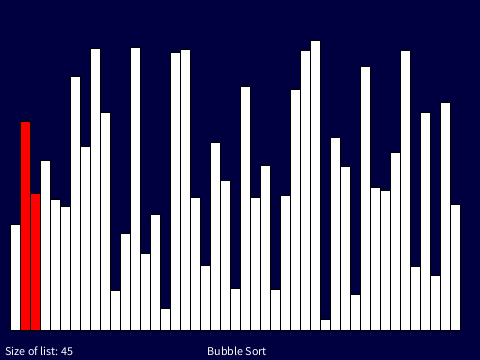
Frame 1 (no input)
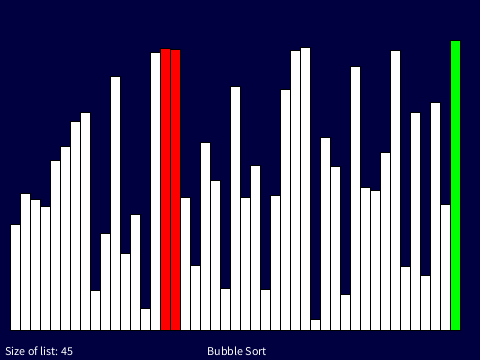
Frame 60 (the mouse pressed at the canvas centre just before this capture)
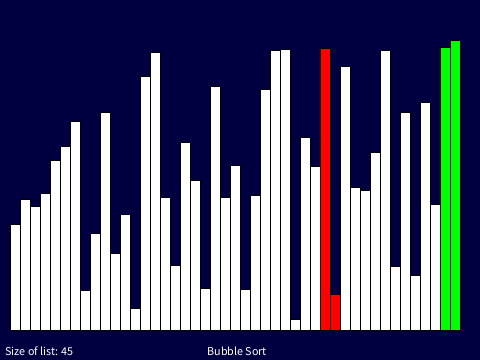
Frame 120 (the mouse held since frame 60 and released just before this capture)

The Processing sketch that drew these frames (run headless with seeded random() and noise(); from frame 60 on, the mouse is pressed at the canvas centre):

// Processing sketch: Sort_Everything_Compat
// ── Sort_Everything_Compat.pde
/**
 * A display of multiple sort algorithms that sort out an unsorted list.
 *
 * Controls:
 * Q - Toggle between line / bar mode.
 * 1 - Sets the algorithm to Bubble Sort.
 * 2 - Sets the algorithm to Selection Sort.
 * 3 - Sets the algorithm to Merge Sort.
 * ~ (Tilde) - Toggles the FPS counter.
 */

/**
* Sort_Everything_Compat.pde
*
* Displays various Sort methods using either bars or lines.
*/
public static final int SCREEN_WIDTH = 480;
public static final int SCREEN_HEIGHT = 360;
public static final int MAX_NUMBER = SCREEN_HEIGHT - 60;
public static final int LIST_SIZE_BAR = (SCREEN_WIDTH - 30) / SortBar.BLOCK_WIDTH;
public static final int LIST_SIZE_LINE = SCREEN_WIDTH - 30;

private FramesCounter framesCounter;

private SortMethod<SortBar> sortTypeBar;
private SortMethod<SortLine> sortTypeLine;

private ArrayList<SortBar> unsortedBarList;
private ArrayList<SortLine> unsortedLineList;

public static boolean lineMode = false;

public void setup()
{
    size(480, 360);
    frameRate(60);

    textSize(12);

    framesCounter = new FramesCounter();

    unsortedBarList = new ArrayList<SortBar>(LIST_SIZE_BAR);
    unsortedLineList = new ArrayList<SortLine>(LIST_SIZE_LINE);

    // Initiate all lists.
    for (int i = 0; i < LIST_SIZE_LINE; ++i)
    {
        unsortedLineList.add(new SortLine((int)(random(MAX_NUMBER) + 1)));
    }

    for (int i = 0; i < LIST_SIZE_BAR; ++i)
    {
        unsortedBarList.add(new SortBar((int)(random(MAX_NUMBER) + 1)));
    }

    sortTypeBar = new BubbleSort<SortBar>(unsortedBarList);
    sortTypeLine = new BubbleSort<SortLine>(unsortedLineList);
}

public void draw()
{
    background(0, 0, 64);

    framesCounter.show();

    fill(255);

    if (lineMode)
    {
        text("Size of list: " + LIST_SIZE_LINE, 5, height - 5);
        sortTypeLine.oneSort();
        sortTypeLine.show();
    }
    else
    {
        text("Size of list: " + LIST_SIZE_BAR, 5, height - 5);
        sortTypeBar.oneSort();
        sortTypeBar.show();
    }
}

public void keyReleased()
{
    switch (key)
    {
    case 'q':
        lineMode = !lineMode;

        if (lineMode)
        {
            sortTypeLine.reset();
        }
        else
        {
            sortTypeBar.reset();
        }

        reinitiateList();
        break;

    case '1':
        reinitiateList();
        sortTypeBar = new BubbleSort<SortBar>(unsortedBarList);
        sortTypeLine = new BubbleSort<SortLine>(unsortedLineList);
        break;

    case '2':
        reinitiateList();
        sortTypeBar = new SelectionSort<SortBar>(unsortedBarList);
        sortTypeLine = new SelectionSort<SortLine>(unsortedLineList);
        break;

    case '3':
        reinitiateList();
        sortTypeBar = new MergeSort<SortBar>(unsortedBarList);
        sortTypeLine = new MergeSort<SortLine>(unsortedLineList);
        break;

    default:
        break;
    }

    framesCounter.update();
}

public void initiateSort()
{
    if (lineMode)
    {
        sortTypeLine.reset();
    }
    else
    {
        sortTypeBar.reset();
    }
}

public void reinitiateList()
{
    if (lineMode)
    {
        for (int i = 0; i < LIST_SIZE_LINE; ++i)
        {
            unsortedLineList.set(i, new SortLine((int)(random(MAX_NUMBER) + 1)));
        }

        if (sortTypeLine instanceof BubbleSort)
        {
            sortTypeLine = new BubbleSort<SortLine>(unsortedLineList);
        }
        else if (sortTypeLine instanceof SelectionSort)
        {
            sortTypeLine = new SelectionSort<SortLine>(unsortedLineList);
        }
        else if (sortTypeLine instanceof MergeSort)
        {
            sortTypeLine = new MergeSort<SortLine>(unsortedLineList);
        }
    }
    else
    {
        for (int i = 0; i < LIST_SIZE_BAR; ++i)
        {
            unsortedBarList.set(i, new SortBar((int)(random(MAX_NUMBER) + 1)));
        }

        if (sortTypeBar instanceof BubbleSort)
        {
            sortTypeBar = new BubbleSort<SortBar>(unsortedBarList);
        }
        else if (sortTypeBar instanceof SelectionSort)
        {
            sortTypeBar = new SelectionSort<SortBar>(unsortedBarList);
        }
        else if (sortTypeBar instanceof MergeSort)
        {
            sortTypeBar = new MergeSort<SortBar>(unsortedBarList);
        }
    }
}


/**
* BubbleSort.pde
*
* Performs a visual representation of how Bubble Sort works.
*/
public class BubbleSort<E extends Sortable<E>> extends SortMethod<E>
{
    private int scan, progress;
    private E sortable;

    public BubbleSort(ArrayList<E> unsortedList)
    {
        super(unsortedList);
    }

    public void show()
    {
        super.show();

        if (progress > -1)
        {
            if (lineMode)
            {
                showAllLines();
            }
            else
            {
                showAllBars();
            }
        }
        else
        {
            showCheckSort();
        }
    }

    public void oneSort()
    {
        if (progress > -1)
        {
            if (scan < progress)
            {
                if (sortable.compareTo(getCurrentList().get(scan)) < 0)
                {
                    sortable = getCurrentList().get(scan);
                }
                else
                {
                    E temp = getCurrentList().get(scan);
                    getCurrentList().set(scan, sortable);
                    getCurrentList().set(scan - 1, temp);
                }

                ++scan;
            }
            else
            {
                scan = 1;
                sortable = getCurrentList().get(0);
                --progress;
            }
        }
        else
        {
            if (!isCompleted())
            {
                setCompleted(true);
                takeTime();
            }
            checkSort();
        }
    }

    public void reset()
    {
        super.reset();

        progress = getCurrentList().size();

        if (progress > 0)
        {
            sortable = getCurrentList().get(0);
            scan = 1;
        }
    }

    private void showAllLines()
    {
        noFill();

        // Show regular lines
        //
        stroke(255);

        for (int i = progress - 1; i >= 0; --i)
        {
            getCurrentList().get(i).show(15 + i);
        }

        // Show lines on the sorted side
        //
        stroke(0, 255, 0);

        for (int i = getCurrentList().size() - 1; i >= progress; --i)
        {
            getCurrentList().get(i).show(15 + i);
        }

        // Show flag
        //
        stroke(255, 0, 0);
        getCurrentList().get(scan - 1).show(15 + (scan - 1));

        // Show current Search
        //
        if (scan < getCurrentList().size())
        {
            stroke(255, 255, 0);
            getCurrentList().get(scan).show(15 + scan);
        }
    }

    private void showAllBars()
    {
        stroke(0);

        // Show regular bars
        //
        fill(255);

        for (int i = 0; i < progress; i++)
        {
            getCurrentList().get(i).show(15 + (i * SortBar.BLOCK_WIDTH));
        }

        // Show bars on the sorted side
        //
        fill(0, 255, 0);

        for (int i = getCurrentList().size() - 1; i >= progress; --i)
        {
            getCurrentList().get(i).show(15 + (i * SortBar.BLOCK_WIDTH));
        }

        // Show flag
        //
        fill(255, 0, 0);
        getCurrentList().get(scan - 1).show(
                15 + ((scan - 1) * SortBar.BLOCK_WIDTH));

        // Show current search
        //
        if (scan < getCurrentList().size())
        {
            fill(255, 0, 0);
            getCurrentList().get(scan).show(
                    15 + (scan * SortBar.BLOCK_WIDTH));
        }
    }

    public String getSortName()
    {
        return "Bubble Sort";
    }

    //
    // Getters / Setters
    //

    public int getScan()
    {
        return this.scan;
    }
}


/**
* FramesCounter.pde
*
* Displays the current frames and updates every second.
*/
public class FramesCounter
{
    public static final int F3_VALUE = 114;
    public static final int TILDE_VALUE = 192;

    private int currentFrames, fpsTimer;
    private boolean enabled;

    public FramesCounter()
    {
    }

    public FramesCounter(boolean enabled)
    {
        this.enabled = enabled;
    }

    public void update()
    {
        if (keyCode == TILDE_VALUE)
        {
            setEnabled(!isEnabled());
            setFpsTimer(0);
        }
    }

    public void show()
    {
        if (isEnabled())
        {
            if (getFpsTimer() >= 5)
            {
                setCurrentFrames((int)frameRate);
                setFpsTimer(0);
            }

            fill(255);
            textSize(12);

            // text(fpsTimer, 100, 100); //debug
            text(getCurrentFrames(), width - 20, height - 5);

            setFpsTimer(getFpsTimer() + 1);
        }
    }

    //
    // Getters / Setters
    //

    public int getCurrentFrames()
    {
        return this.currentFrames;
    }

    protected void setCurrentFrames(int currentFrames)
    {
        this.currentFrames = currentFrames;
    }

    public boolean isEnabled()
    {
        return this.enabled;
    }

    protected void setEnabled(boolean isEnabled)
    {
        this.enabled = isEnabled;
    }

    public int getFpsTimer()
    {
        return this.fpsTimer;
    }

    protected void setFpsTimer(int fpsTimer)
    {
        this.fpsTimer = fpsTimer;
    }
}


/**
* MergeSort.pde
*
* Performs a visual representation of how Merge Sort works.
*/
public class MergeSort<E extends Sortable<E>> extends SortMethod<E>
{
    protected MergeSortPiece<E> partA, partB;

    private ArrayList<E> sortedList;
    protected int scanA, scanB;

    public MergeSort(ArrayList<E> unsortedList)
    {
        super(unsortedList);

        final int SIZE = unsortedList.size();
        sortedList = new ArrayList<E>(SIZE);

        if (unsortedList.size() > 2)
        {
            final int HALF_SIZE = unsortedList.size() >> 1;

            final ArrayList<E> listA = new ArrayList<E>(HALF_SIZE);
            final ArrayList<E> listB = new ArrayList<E>(HALF_SIZE);

            for (int i = 0; i < HALF_SIZE; ++i)
            {
                listA.add(unsortedList.get(i));
            }

            for (int i = HALF_SIZE; i < SIZE; ++i)
            {
                listB.add(unsortedList.get(i));
            }

            partA = new MergeSortPiece<E>(listA);
            partB = new MergeSortPiece<E>(listB);
        }
    }

    public void show()
    {
        if (!(this instanceof MergeSortPiece))
        {
            super.show();
        }

        if (!isCompleted())
        {
            partA.show();

            translatePart();
            if (!partA.isCompleted())
            {
                if (lineMode)
                {
                    stroke(255);
                    noFill();

                    for (int i = 0; i < partB.getCurrentList().size(); ++i)
                    {
                        partB.getCurrentList().get(i).show(15 + i);
                    }
                }
                else
                {
                    stroke(0);
                    fill(255);

                    for (int i = 0; i < partB.getCurrentList().size(); ++i)
                    {
                        partB.getCurrentList().get(i)
                        .show(15 + (i * SortBar.BLOCK_WIDTH));
                    }
                }
            }
            else
            {

                partB.show();

            }
            untranslatePart();

            // This section displays the searching colors after combining the
            // sorted parts, hence why it requires both parts be completed
            //
            if (partA.isCompleted() && partB.isCompleted())
            {
                if (lineMode)
                {
                    noFill();

                    if (scanA < partA.getCurrentList().size())
                    {
                        stroke(255, 255, 0);
                        partA.getCurrentList().get(scanA).show(15 + scanA);
                    }

                    translatePart();
                    if (scanB < partB.getCurrentList().size())
                    {
                        stroke(255, 255, 0);
                        partB.getCurrentList().get(scanB).show(15 + scanB);
                    }
                    untranslatePart();
                }
                else
                {
                    stroke(0);

                    if (scanA < partA.getCurrentList().size())
                    {
                        fill(255, 255, 0);

                        partA.getCurrentList().get(scanA).show(
                            15 + (scanA * SortBar.BLOCK_WIDTH));
                    }

                    translatePart();
                    if (scanB < partB.getCurrentList().size())
                    {
                        fill(255, 255, 0);

                        partB.getCurrentList().get(scanB).show(
                            15 + (scanB * SortBar.BLOCK_WIDTH));
                    }
                    untranslatePart();
                }
            }
        }
        // If the work is completed, show the checking process
        //
        else
        {
            showCheckSort();
        }
    }

    /**
     * Sorts the list using Merge sort, modified for visualization purposes.
     */
    public void oneSort()
    {
        if (!isCompleted())
        {
            // Ensure the smaller parts are finished first before merging
            //
            if (!partA.isCompleted())
            {
                partA.oneSort();
            }
            else if (!partB.isCompleted())
            {
                partB.oneSort();
            }
            else
            {
                // Booleans for readability and optimization
                //
                boolean incompleteA = scanA < partA.getSortedList().size();
                boolean incompleteB = scanB < partB.getSortedList().size();

                E itemA = null;
                E itemB = null;

                // If both scanA and scanB are not done, then merge the
                // elements into a sorted list
                //
                if (incompleteA && incompleteB)
                {
                    itemA = partA.getCurrentList().get(scanA);
                    itemB = partB.getCurrentList().get(scanB);

                    if (itemA.compareTo(itemB) < 0)
                    {
                        sortedList.add(itemA);
                        ++scanA;
                    }
                    else
                    {
                        sortedList.add(itemB);
                        ++scanB;
                    }
                }
                // If part A is complete, fill in the rest with B
                //
                else if (!incompleteA && incompleteB)
                {
                    itemB = partB.getCurrentList().get(scanB);
                    sortedList.add(itemB);
                    ++scanB;
                }
                // If part B is complete, fill in the rest with A
                //
                else if (incompleteA && !incompleteB)
                {
                    itemA = partA.getCurrentList().get(scanA);
                    sortedList.add(itemA);
                    ++scanA;
                }
                // If both parts are complete, then do checks and change its
                // status to complete
                //
                else if (!incompleteA && !incompleteB)
                {
                    setCurrentList(getSortedList());
                    takeTime();
                    setCompleted(true);
                }
            }
        }
        else
        {
            checkSort();
        }
    }

    public void reset()
    {
        super.reset();

        scanA = scanB = 0;
    }

    public String getSortName()
    {
        return "Merge Sort";
    }

    protected void translatePart()
    {
        if (lineMode)
        {
            translate(partA.getCurrentList().size(), 0);
        }
        else
        {
            translate(
                partA.getCurrentList().size() * SortBar.BLOCK_WIDTH,
                0);
        }
    }

    protected void untranslatePart()
    {
        if (lineMode)
        {
            translate(-partA.getCurrentList().size(), 0);
        }
        else
        {
            translate(
                -(partA.getCurrentList().size() * SortBar.BLOCK_WIDTH),
                0);
        }
    }

    //
    // Getters and Setters
    //
    public ArrayList<E> getSortedList()
    {
        return this.sortedList;
    }
}


/**
* MergeSortPiece.pde
*
* A part of the MergeSort class. Performs a visual representation of how Merge Sort works.
*/
public class MergeSortPiece<E extends Sortable<E>> extends MergeSort<E>
{
    public MergeSortPiece(final ArrayList<E> unsortedList)
    {
        super(unsortedList);
    }

    public void show()
    {
        // If the size of the list is smaller than 2, then show the list.
        //
        if (getCurrentList().size() <= 2)
        {
            // If work is not completed
            //
            if (!isCompleted())
            {
                if (lineMode)
                {
                    noFill();
                    stroke(255);

                    for (int i = getCurrentList().size() - 1; i >= 0; --i)
                    {
                        getCurrentList().get(i).show(15 + i);
                    }

                    if (scanA < getCurrentList().size())
                    {
                        stroke(255, 255, 0);

                        getCurrentList().get(scanA).show(15 + scanA);
                    }
                }
                else
                {
                    fill(255);
                    stroke(0);

                    for (int i = getCurrentList().size() - 1; i >= 0; --i)
                    {
                        getCurrentList().get(i).show(
                                15 + (i * SortBar.BLOCK_WIDTH));
                    }

                    if (scanA < getCurrentList().size())
                    {
                        fill(255, 255, 0);

                        getCurrentList().get(scanA).show(
                                15 + (scanA * SortBar.BLOCK_WIDTH));
                    }
                }
            }
            // If the work is completed
            //
            else
            {
                if (lineMode)
                {
                    noFill();
                    stroke(255);

                    for (int i = getCurrentList().size() - 1; i >= 0; --i)
                    {
                        getCurrentList().get(i).show(15 + i);
                    }
                }
                else
                {
                    stroke(0);
                    fill(255);

                    for (int i = getCurrentList().size() - 1; i >= 0; --i)
                    {
                        getCurrentList().get(i).show(
                                15 + (i * SortBar.BLOCK_WIDTH));
                    }
                }
            }
        }
        // If the size is the list is more than two, then show all other parts
        //
        else
        {
            super.show();
        }
    }

    /**
     * Sorts the list using Merge sort, modified for visualization purposes.
     */
    public void oneSort()
    {
        if (!isCompleted())
        {
            switch (getCurrentList().size())
            {
                case 1:
                    //
                    // If list has one item, then make it the list and make
                    // everything complete
                    //

                    getSortedList().add(getCurrentList().get(0));
                    setCurrentList(getSortedList());
                    setCompleted(true);
                    break;

                case 2:
                    //
                    // If list has two items, then sort the two
                    //

                    if (scanA < getCurrentList().size() - 1)
                    {
                        // Check for the lower number and add the lower before
                        // the higher value item
                        //
                        E itemA = getCurrentList().get(scanA);
                        E itemB = getCurrentList().get(scanA + 1);

                        if (itemA.compareTo(itemB) < 0)
                        {
                            getSortedList().add(itemA);
                            getSortedList().add(itemB);
                        }
                        else
                        {
                            getSortedList().add(itemB);
                            getSortedList().add(itemA);
                        }

                        ++scanA;
                    }
                    else
                    {
                        setCurrentList(getSortedList());
                        setCompleted(true);
                    }
                    break;

                default:
                    super.oneSort();
                    break;
            }
        }
    }

    /**
     * Modified method to make it show only necessary items and save memory.
     */
    public void showCheckSort()
    {
        if (lineMode)
        {
            noFill();
            stroke(255);

            for (int i = getCurrentList().size() - 1; i >= 0; --i)
            {
                getCurrentList().get(i).show(15 + i);
            }
        }
        else
        {
            fill(255);
            stroke(0);

            for (int i = getCurrentList().size() - 1; i >= 0; --i)
            {
                getCurrentList().get(i).show(15 + (i * SortBar.BLOCK_WIDTH));
            }
        }
    }

    /**
     * Does nothing, to save memory
     */
    public void checkSort()
    {
        // Does nothing, to save memory
    }

    public String getSortName()
    {
        return "Merge Sort Piece";
    }
}


/**
* SelectionSort.pde
*
* Performs a visual representation of how Selection Sort works.
*/
public class SelectionSort<E extends Sortable<E>> extends SortMethod<E>
{
    private int progress, flag, scan;

    public SelectionSort(ArrayList<E> unsortedList)
    {
        super(unsortedList);
    }

    /**
     * Sorts the list using Selection sort, modified for visualization purposes.
     */
    public void oneSort()
    {
        // Only works if there is anything left to sort.
        //
        if (progress < getCurrentList().size())
        {
            if (scan >= getCurrentList().size())
            {
                // Reached end of current search, so swap places
                //
                E temp = getCurrentList().get(progress);
                getCurrentList().set(progress, getCurrentList().get(flag));
                getCurrentList().set(flag, temp);

                // Reset positions
                //
                scan = ++progress;
                flag = scan;
            }
            else
            {
                // Set the flag, if needed
                //
                if (getCurrentList().get(flag).compareTo(getCurrentList().get(scan)) > 0)
                {
                    flag = scan;
                }

                ++scan;
            }
        }
        else
        {
            if (!isCompleted())
            {
                takeTime();
                setCompleted(true);
            }
            checkSort();
        }
    }

    public void show()
    {
        super.show();

        if (progress < getCurrentList().size())
        {
            if (lineMode)
            {
                showAllLines();
            }
            else
            {
                showAllBars();
            }
        }
        else
        {
            showCheckSort();
        }
    }

    public void reset()
    {
        super.reset();

        progress = flag = scan = 0;
    }

    private void showAllLines()
    {
        noFill();

        // Show lines on the sorted side
        //
        stroke(0, 255, 0);

        for (int i = progress - 1; i >= 0; --i)
        {
            getCurrentList().get(i).show(15 + i);
        }

        // Show regular lines
        //
        stroke(255);

        for (int i = getCurrentList().size() - 1; i >= progress; --i)
        {
            getCurrentList().get(i).show(15 + i);
        }

        // Show flag
        //
        stroke(255, 0, 0);
        getCurrentList().get(flag).show(15 + flag);

        // Show current scan
        //
        if (scan < getCurrentList().size())
        {
            stroke(255, 255, 0);
            getCurrentList().get(scan).show(15 + scan);
        }
    }

    private void showAllBars()
    {
        stroke(0);

        // Show bars on the sorted side
        //
        fill(0, 255, 0);

        for (int i = progress - 1; i >= 0; --i)
        {
            getCurrentList().get(i).show(15 + (i * SortBar.BLOCK_WIDTH));
        }

        // Show regular bars
        //
        fill(255);

        for (int i = getCurrentList().size() - 1; i >= progress; --i)
        {
            getCurrentList().get(i).show(15 + (i * SortBar.BLOCK_WIDTH));
        }

        // Show flag
        //
        fill(255, 0, 0);
        getCurrentList().get(flag).show(15 + (flag * SortBar.BLOCK_WIDTH));

        // Show current scan
        //
        if (scan < getCurrentList().size())
        {
            fill(255, 255, 0);
            getCurrentList().get(scan).show(
                15 + (scan * SortBar.BLOCK_WIDTH));
        }
    }

    public String getSortName()
    {
        return "Selection Sort";
    }
}


/**
* SortBar.pde
*
* A renderable bar (rectangle in disguise) that can be sorted.
*/
public class SortBar extends Sortable<SortBar>
{
    public static final int BLOCK_WIDTH = 10;

    private SortBar() { }

    public SortBar(int numberValue)
    {
        super(numberValue);
    }

    public void show(float positionX)
    {
        rect(positionX - (BLOCK_WIDTH / 2), Sortable.BOTTOM_HEIGHT, BLOCK_WIDTH, -getNumberValue());
        /*text("PositionX: " + (positionX - (BLOCK_WIDTH / 2)), 20, 20);
        text("Block width / 2: " + BLOCK_WIDTH / 2, 20, 40);
        text("NumValue: " + -getNumberValue(), 20, 60);
        text("BOTTOM_HEIGHT: " + Sortable.BOTTOM_HEIGHT, 20, 80);*/
    }
}


/**
* SortLine.pde
*
* A renderable line that can be sorted.
*/
public class SortLine extends Sortable<SortLine>
{
    private SortLine() { }

    public SortLine(int numberValue)
    {
        super(numberValue);
    }

    public void show(float positionX)
    {
        line(positionX, Sortable.BOTTOM_HEIGHT, positionX, Sortable.BOTTOM_HEIGHT - getNumberValue());
    }
}


/**
* SortMethod.pde
*
* A blueprint for classes that render a visual representation of sort methods.
*/
public abstract class SortMethod<E extends Sortable<E>>
{
    private ArrayList<E> currentList;
    private int checkProgress;
    private boolean completed, failedSort;
    private int endTime, startTime;

    protected SortMethod(ArrayList<E> unsortedList)
    {
        this.currentList = unsortedList;
        reset();
    }

    protected void showCheckSort()
    {
        int timeTaken = getEndTime() - getStartTime();

        text("Time taken to sort (ms): " + timeTaken, 20, 20);
        text("Time taken to sort (sec): " + (int)(timeTaken / 1000), 20, 35);

        if (isFailedSort())
        {
            if (lineMode)
            {
                for (int i = getCurrentList().size() - 1; i >= 0; --i)
                {
                    stroke(255, 0, 0);
                    getCurrentList().get(i).show(15 + i);
                }
            }
            else
            {
                for (int i = getCurrentList().size() - 1; i >= 0; --i)
                {
                    fill(255, 0, 0);
                    getCurrentList().get(i).show(15 + (i * SortBar.BLOCK_WIDTH));
                }
            }
        }
        else
        {
            if (lineMode)
            {
                if (checkProgress <= getCurrentList().size())
                {
                    // Current scanning
                    //
                    for (int i = 0; i < checkProgress; ++i)
                    {
                        stroke(0, 255, 0);
                        getCurrentList().get(i).show(15 + i);
                    }
                    for (int i = checkProgress, max = getCurrentList().size(); i < max; ++i)
                    {
                        stroke(255);
                        getCurrentList().get(i).show(15 + i);
                    }
                }
                else
                {
                    // Done scanning
                    //
                    for (int i = getCurrentList().size() - 1; i >= 0; --i)
                    {
                        stroke(255);
                        getCurrentList().get(i).show(15 + i);
                    }
                }
            }
            else
            {
                if (checkProgress <= getCurrentList().size())
                {
                    // Currently scanning
                    //
                    for (int i = 0; i < checkProgress; ++i)
                    {
                        fill(0, 255, 0);
                        getCurrentList().get(i).show(15 + (i * SortBar.BLOCK_WIDTH));
                    }
                    for (int i = checkProgress, max = getCurrentList().size(); i < max; ++i)
                    {
                        fill(255);
                        getCurrentList().get(i).show(15 + (i * SortBar.BLOCK_WIDTH));
                    }
                }
                else
                {
                    // Done scanning
                    //
                    for (int i = getCurrentList().size() - 1; i >= 0; --i)
                    {
                        fill(255);
                        getCurrentList().get(i).show(15 + (i * SortBar.BLOCK_WIDTH));
                    }
                }
            }
        }
    }

    /**
    * Resets the time in the sort method.
    */
    public void resetTime()
    {
        setStartTime(millis());
    }

    /**
     * Checks if the sorting method failed. If it did, then it will make note of
     * that.
     */
    protected void checkSort()
    {
        // Only work if the sort has not failed yet
        //
        if (!isFailedSort())
        {
            // Work if the scanning is done
            //
            if (checkProgress < getCurrentList().size())
            {
                // If the scanner is at its end, then add one more and finish
                // it
                //
                if (checkProgress + 1 == getCurrentList().size())
                {
                    ++checkProgress;
                    return;
                }

                // Compare two items next to each other and report results
                //
                E currentItem = getCurrentList().get(checkProgress);
                E nextItem = getCurrentList().get(checkProgress + 1);

                if (currentItem.compareTo(nextItem) <= 0)
                {
                    ++checkProgress;
                }
                else
                {
                    failedSort = true;
                }
            }
            else if (checkProgress == getCurrentList().size())
            {
                ++checkProgress;
            }
        }
    }

    protected void takeTime()
    {
        setEndTime(millis());
    }

    /**
    * Renders the current sort to the screen.
    */
    public void show()
    {
        text(getSortName(), (width / 2) - ((getSortName().length() * 6) / 2), height - 5);
    }

    public abstract void oneSort();

    /**
    * Resets the entire sort.
    */
    public void reset()
    {
        resetTime();
    }

    public abstract String getSortName();

    //
    // Getters and Setters
    //

    public boolean isCompleted()
    {
        return this.completed;
    }

    protected void setCompleted(boolean completed)
    {
        this.completed = completed;
    }

    public int getEndTime()
    {
        return this.endTime;
    }

    protected void setEndTime(int endTime)
    {
        this.endTime = endTime;
    }

    public boolean isFailedSort()
    {
        return this.failedSort;
    }

    protected void setFailedSort(boolean failedSort)
    {
        this.failedSort = failedSort;
    }

    public ArrayList<E> getCurrentList()
    {
        return this.currentList;
    }

    protected void setCurrentList(ArrayList<E> newlist)
    {
        this.currentList = newlist;
    }

    public int getStartTime()
    {
        return this.startTime;
    }

    public void setStartTime(int startTime)
    {
        this.startTime = startTime;
    }
}


/**
* Sortable.pde
*
* A blueprint for classes which can be sorted.
*/
public abstract class Sortable<E extends Sortable<E>> implements Comparable<E>
{
    public static final int BOTTOM_HEIGHT = /* SCREEN_HEIGHT - 30; */360 - 30;

    private int numberValue;

    private Sortable() { }

    protected Sortable(int numberValue)
    {
        this.numberValue = numberValue;
    }

    public abstract void show(float positionX);

    public int compareTo(E o)
    {
        return this.getNumberValue() - o.getNumberValue();
    }

    //
    // Getters / Setters
    //

    public int getNumberValue()
    {
        return this.numberValue;
    }

    protected void setNumberValue(int numberValue)
    {
        this.numberValue = numberValue;
    }
}
